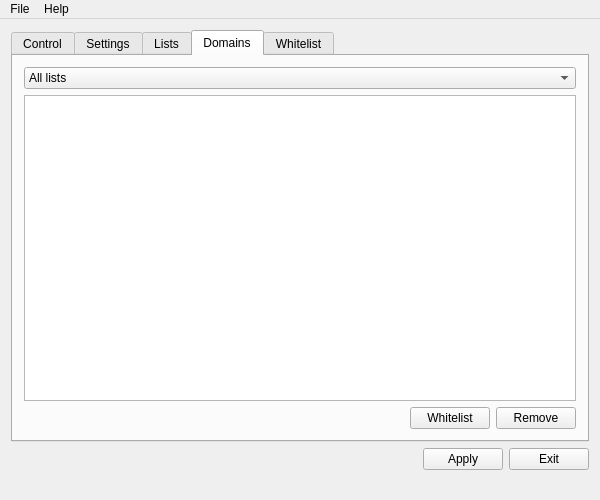
<?xml version="1.0" encoding="UTF-8"?>
<ui version="4.0">
 <class>MainWindow</class>
 <widget class="QMainWindow" name="MainWindow">
  <property name="windowModality">
   <enum>Qt::WindowModal</enum>
  </property>
  <property name="geometry">
   <rect>
    <x>0</x>
    <y>0</y>
    <width>600</width>
    <height>500</height>
   </rect>
  </property>
  <property name="sizePolicy">
   <sizepolicy hsizetype="Preferred" vsizetype="Preferred">
    <horstretch>0</horstretch>
    <verstretch>100</verstretch>
   </sizepolicy>
  </property>
  <property name="minimumSize">
   <size>
    <width>600</width>
    <height>500</height>
   </size>
  </property>
  <property name="windowTitle">
   <string comment="main">AdBlocker</string>
  </property>
  <widget class="QWidget" name="centralWidget">
   <layout class="QGridLayout" name="gridLayout_6">
    <item row="1" column="0">
     <layout class="QHBoxLayout" name="horizontalLayout">
      <item>
       <spacer name="horizontalSpacer_2">
        <property name="orientation">
         <enum>Qt::Horizontal</enum>
        </property>
        <property name="sizeHint" stdset="0">
         <size>
          <width>13</width>
          <height>20</height>
         </size>
        </property>
       </spacer>
      </item>
      <item>
       <widget class="QPushButton" name="applyAllButton">
        <property name="text">
         <string>Apply</string>
        </property>
       </widget>
      </item>
      <item>
       <widget class="QPushButton" name="exitButton">
        <property name="text">
         <string>Exit</string>
        </property>
       </widget>
      </item>
     </layout>
    </item>
    <item row="0" column="0">
     <widget class="QTabWidget" name="tabWidget">
      <property name="sizePolicy">
       <sizepolicy hsizetype="Minimum" vsizetype="Minimum">
        <horstretch>0</horstretch>
        <verstretch>0</verstretch>
       </sizepolicy>
      </property>
      <property name="minimumSize">
       <size>
        <width>550</width>
        <height>400</height>
       </size>
      </property>
      <property name="font">
       <font>
        <weight>50</weight>
        <bold>false</bold>
       </font>
      </property>
      <property name="currentIndex">
       <number>3</number>
      </property>
      <widget class="QWidget" name="controlTab">
       <attribute name="title">
        <string>Control</string>
       </attribute>
       <layout class="QGridLayout" name="gridLayout_10">
        <item row="0" column="0">
         <layout class="QVBoxLayout" name="verticalLayout_3">
          <item>
           <widget class="QWidget" name="widget" native="true">
            <layout class="QGridLayout" name="gridLayout_20">
             <item row="3" column="0">
              <widget class="QPlainTextEdit" name="actionLog">
               <property name="readOnly">
                <bool>true</bool>
               </property>
              </widget>
             </item>
             <item row="4" column="0">
              <spacer name="verticalSpacer_2">
               <property name="orientation">
                <enum>Qt::Vertical</enum>
               </property>
               <property name="sizeHint" stdset="0">
                <size>
                 <width>537</width>
                 <height>23</height>
                </size>
               </property>
              </spacer>
             </item>
             <item row="5" column="0">
              <widget class="Line" name="line_4">
               <property name="orientation">
                <enum>Qt::Horizontal</enum>
               </property>
              </widget>
             </item>
             <item row="2" column="0">
              <widget class="Line" name="line">
               <property name="orientation">
                <enum>Qt::Horizontal</enum>
               </property>
              </widget>
             </item>
             <item row="6" column="0">
              <layout class="QHBoxLayout" name="horizontalLayout_8">
               <item>
                <widget class="QLineEdit" name="lineEdit_2">
                 <property name="placeholderText">
                  <string>Enter domain or URL</string>
                 </property>
                </widget>
               </item>
               <item>
                <widget class="QPushButton" name="checkDomainButton">
                 <property name="text">
                  <string>Check</string>
                 </property>
                </widget>
               </item>
               <item>
                <widget class="QPushButton" name="toggleDomainButton">
                 <property name="text">
                  <string>Block/Unblock</string>
                 </property>
                </widget>
               </item>
              </layout>
             </item>
             <item row="1" column="0">
              <layout class="QVBoxLayout" name="verticalLayout_5">
               <item>
                <widget class="Line" name="line_3">
                 <property name="orientation">
                  <enum>Qt::Horizontal</enum>
                 </property>
                </widget>
               </item>
               <item>
                <widget class="QLabel" name="label_9">
                 <property name="font">
                  <font>
                   <pointsize>12</pointsize>
                   <weight>75</weight>
                   <bold>true</bold>
                  </font>
                 </property>
                 <property name="text">
                  <string>Service control</string>
                 </property>
                </widget>
               </item>
               <item>
                <layout class="QHBoxLayout" name="horizontalLayout_5">
                 <item>
                  <layout class="QHBoxLayout" name="horizontalLayout_4">
                   <item>
                    <widget class="QPushButton" name="controlToggleButton">
                     <property name="text">
                      <string>Suspend blocking</string>
                     </property>
                    </widget>
                   </item>
                   <item>
                    <widget class="QPushButton" name="controlRestartButton">
                     <property name="enabled">
                      <bool>false</bool>
                     </property>
                     <property name="text">
                      <string>Restart service</string>
                     </property>
                    </widget>
                   </item>
                  </layout>
                 </item>
                 <item>
                  <widget class="QPushButton" name="pushButton_7">
                   <property name="text">
                    <string>Flush dns</string>
                   </property>
                  </widget>
                 </item>
                 <item>
                  <widget class="QPushButton" name="checkForUpdatesButton">
                   <property name="text">
                    <string>Check for updates</string>
                   </property>
                  </widget>
                 </item>
                 <item>
                  <spacer name="horizontalSpacer_3">
                   <property name="orientation">
                    <enum>Qt::Horizontal</enum>
                   </property>
                   <property name="sizeHint" stdset="0">
                    <size>
                     <width>40</width>
                     <height>20</height>
                    </size>
                   </property>
                  </spacer>
                 </item>
                </layout>
               </item>
              </layout>
             </item>
             <item row="7" column="0">
              <widget class="QLabel" name="label_4">
               <property name="text">
                <string>Resolves to:</string>
               </property>
              </widget>
             </item>
             <item row="8" column="0">
              <widget class="Line" name="line_2">
               <property name="orientation">
                <enum>Qt::Horizontal</enum>
               </property>
              </widget>
             </item>
             <item row="0" column="0">
              <layout class="QGridLayout" name="gridLayout_11">
               <item row="0" column="0">
                <layout class="QVBoxLayout" name="verticalLayout_4">
                 <item>
                  <widget class="QLabel" name="softwareName">
                   <property name="font">
                    <font>
                     <family>DejaVu Sans</family>
                     <pointsize>16</pointsize>
                     <weight>75</weight>
                     <bold>true</bold>
                    </font>
                   </property>
                   <property name="text">
                    <string>DBL</string>
                   </property>
                  </widget>
                 </item>
                 <item>
                  <widget class="QLabel" name="versionLabel">
                   <property name="text">
                    <string>Version</string>
                   </property>
                  </widget>
                 </item>
                </layout>
               </item>
               <item row="0" column="1">
                <spacer name="horizontalSpacer_7">
                 <property name="orientation">
                  <enum>Qt::Horizontal</enum>
                 </property>
                 <property name="sizeHint" stdset="0">
                  <size>
                   <width>40</width>
                   <height>20</height>
                  </size>
                 </property>
                </spacer>
               </item>
              </layout>
             </item>
            </layout>
            <zorder>line</zorder>
            <zorder>label_4</zorder>
            <zorder>line_2</zorder>
            <zorder>line_4</zorder>
            <zorder>actionLog</zorder>
           </widget>
          </item>
         </layout>
        </item>
       </layout>
      </widget>
      <widget class="QWidget" name="settingsTab">
       <attribute name="title">
        <string>Settings</string>
       </attribute>
       <layout class="QGridLayout" name="gridLayout_5">
        <item row="0" column="0">
         <widget class="QToolBox" name="toolBox">
          <property name="enabled">
           <bool>true</bool>
          </property>
          <property name="sizePolicy">
           <sizepolicy hsizetype="Expanding" vsizetype="Expanding">
            <horstretch>0</horstretch>
            <verstretch>0</verstretch>
           </sizepolicy>
          </property>
          <property name="currentIndex">
           <number>1</number>
          </property>
          <widget class="QWidget" name="preferencesToolbox">
           <property name="geometry">
            <rect>
             <x>0</x>
             <y>0</y>
             <width>248</width>
             <height>99</height>
            </rect>
           </property>
           <attribute name="label">
            <string>Preferences</string>
           </attribute>
           <layout class="QFormLayout" name="formLayout_7">
            <item row="0" column="0">
             <layout class="QFormLayout" name="formLayout_6">
              <item row="0" column="0">
               <widget class="QLabel" name="label_10">
                <property name="text">
                 <string>Update blocking rules:</string>
                </property>
               </widget>
              </item>
              <item row="0" column="1">
               <layout class="QGridLayout" name="gridLayout_16">
                <item row="0" column="0">
                 <widget class="QComboBox" name="preferencesUpdateInterval">
                  <item>
                   <property name="text">
                    <string>Never</string>
                   </property>
                  </item>
                  <item>
                   <property name="text">
                    <string>Daily</string>
                   </property>
                  </item>
                  <item>
                   <property name="text">
                    <string>Weekly</string>
                   </property>
                  </item>
                 </widget>
                </item>
                <item row="0" column="1">
                 <spacer name="horizontalSpacer_8">
                  <property name="orientation">
                   <enum>Qt::Horizontal</enum>
                  </property>
                  <property name="sizeHint" stdset="0">
                   <size>
                    <width>40</width>
                    <height>20</height>
                   </size>
                  </property>
                 </spacer>
                </item>
               </layout>
              </item>
              <item row="1" column="0">
               <widget class="QLabel" name="label_18">
                <property name="text">
                 <string>Domain stats upload</string>
                </property>
               </widget>
              </item>
              <item row="1" column="1">
               <widget class="QCheckBox" name="preferencesEnableStatsUpload">
                <property name="text">
                 <string>Enable</string>
                </property>
               </widget>
              </item>
              <item row="2" column="0">
               <widget class="QLabel" name="label_19">
                <property name="text">
                 <string>Stats unique id</string>
                </property>
               </widget>
              </item>
              <item row="2" column="1">
               <widget class="QCheckBox" name="preferencesEnableStatsUniqueID">
                <property name="text">
                 <string>Enable</string>
                </property>
               </widget>
              </item>
             </layout>
            </item>
           </layout>
          </widget>
          <widget class="QWidget" name="httpToolbox">
           <property name="geometry">
            <rect>
             <x>0</x>
             <y>0</y>
             <width>560</width>
             <height>277</height>
            </rect>
           </property>
           <attribute name="label">
            <string>HTTP Responder</string>
           </attribute>
           <layout class="QGridLayout" name="gridLayout_2">
            <item row="0" column="0">
             <layout class="QFormLayout" name="formLayout">
              <property name="fieldGrowthPolicy">
               <enum>QFormLayout::AllNonFixedFieldsGrow</enum>
              </property>
              <item row="1" column="1">
               <widget class="QCheckBox" name="enableHttpResponder">
                <property name="text">
                 <string/>
                </property>
               </widget>
              </item>
              <item row="6" column="1">
               <widget class="QLineEdit" name="httpResponderStatusText">
                <property name="enabled">
                 <bool>false</bool>
                </property>
                <property name="text">
                 <string>Not found</string>
                </property>
               </widget>
              </item>
              <item row="3" column="0">
               <widget class="QLabel" name="httpResponderStatusCodeLabel">
                <property name="enabled">
                 <bool>true</bool>
                </property>
                <property name="text">
                 <string>HTTP response status code</string>
                </property>
               </widget>
              </item>
              <item row="3" column="1">
               <widget class="QLineEdit" name="httpResponderStatusCode">
                <property name="enabled">
                 <bool>false</bool>
                </property>
                <property name="minimumSize">
                 <size>
                  <width>50</width>
                  <height>0</height>
                 </size>
                </property>
                <property name="maximumSize">
                 <size>
                  <width>50</width>
                  <height>16777215</height>
                 </size>
                </property>
                <property name="inputMask">
                 <string>999</string>
                </property>
                <property name="text">
                 <string>404</string>
                </property>
                <property name="maxLength">
                 <number>3</number>
                </property>
                <property name="frame">
                 <bool>true</bool>
                </property>
                <property name="alignment">
                 <set>Qt::AlignLeading|Qt::AlignLeft|Qt::AlignVCenter</set>
                </property>
                <property name="clearButtonEnabled">
                 <bool>false</bool>
                </property>
               </widget>
              </item>
              <item row="6" column="0">
               <widget class="QLabel" name="httpResponderStatusTextLabel">
                <property name="enabled">
                 <bool>true</bool>
                </property>
                <property name="text">
                 <string>HTTP response status text</string>
                </property>
               </widget>
              </item>
              <item row="1" column="0">
               <widget class="QLabel" name="enableHttpResponderLabel">
                <property name="text">
                 <string>Enable http responder</string>
                </property>
               </widget>
              </item>
             </layout>
            </item>
           </layout>
          </widget>
          <widget class="QWidget" name="serviceToolbox">
           <property name="geometry">
            <rect>
             <x>0</x>
             <y>0</y>
             <width>233</width>
             <height>132</height>
            </rect>
           </property>
           <attribute name="label">
            <string>Service</string>
           </attribute>
           <layout class="QGridLayout" name="gridLayout_23">
            <item row="0" column="0">
             <layout class="QFormLayout" name="formLayout_2">
              <item row="0" column="0">
               <widget class="QLabel" name="label_14">
                <property name="text">
                 <string>Address</string>
                </property>
               </widget>
              </item>
              <item row="0" column="1">
               <layout class="QGridLayout" name="gridLayout_3">
                <item row="0" column="0">
                 <widget class="QLineEdit" name="serviceAddress">
                  <property name="alignment">
                   <set>Qt::AlignLeading|Qt::AlignLeft|Qt::AlignVCenter</set>
                  </property>
                  <property name="placeholderText">
                   <string>127.0.0.1</string>
                  </property>
                 </widget>
                </item>
                <item row="0" column="1">
                 <spacer name="horizontalSpacer_9">
                  <property name="orientation">
                   <enum>Qt::Horizontal</enum>
                  </property>
                  <property name="sizeHint" stdset="0">
                   <size>
                    <width>40</width>
                    <height>20</height>
                   </size>
                  </property>
                 </spacer>
                </item>
               </layout>
              </item>
              <item row="1" column="0">
               <widget class="QLabel" name="label">
                <property name="text">
                 <string>Service port</string>
                </property>
               </widget>
              </item>
              <item row="1" column="1">
               <widget class="QLineEdit" name="servicePort">
                <property name="maximumSize">
                 <size>
                  <width>50</width>
                  <height>16777215</height>
                 </size>
                </property>
                <property name="inputMask">
                 <string>99999</string>
                </property>
                <property name="text">
                 <string/>
                </property>
                <property name="alignment">
                 <set>Qt::AlignLeading|Qt::AlignLeft|Qt::AlignVCenter</set>
                </property>
                <property name="placeholderText">
                 <string>7654</string>
                </property>
               </widget>
              </item>
              <item row="2" column="0">
               <widget class="QLabel" name="label_17">
                <property name="text">
                 <string>Password</string>
                </property>
               </widget>
              </item>
              <item row="2" column="1">
               <layout class="QGridLayout" name="gridLayout_22">
                <item row="0" column="0">
                 <widget class="QLineEdit" name="servicePassword">
                  <property name="enabled">
                   <bool>false</bool>
                  </property>
                  <property name="echoMode">
                   <enum>QLineEdit::PasswordEchoOnEdit</enum>
                  </property>
                 </widget>
                </item>
                <item row="0" column="1">
                 <widget class="QCheckBox" name="disableServicePassword">
                  <property name="text">
                   <string>No password</string>
                  </property>
                  <property name="checked">
                   <bool>true</bool>
                  </property>
                 </widget>
                </item>
               </layout>
              </item>
              <item row="3" column="1">
               <widget class="QCheckBox" name="saveServicePassword">
                <property name="text">
                 <string>Save password</string>
                </property>
               </widget>
              </item>
             </layout>
            </item>
           </layout>
          </widget>
         </widget>
        </item>
       </layout>
      </widget>
      <widget class="QWidget" name="listsTab">
       <attribute name="title">
        <string>Lists</string>
       </attribute>
       <layout class="QGridLayout" name="gridLayout_9">
        <item row="0" column="0">
         <layout class="QGridLayout" name="gridLayout_8">
          <item row="0" column="0">
           <widget class="QTableWidget" name="listsTable">
            <attribute name="horizontalHeaderStretchLastSection">
             <bool>true</bool>
            </attribute>
            <column>
             <property name="text">
              <string>Name</string>
             </property>
            </column>
            <column>
             <property name="text">
              <string>URL</string>
             </property>
            </column>
            <column>
             <property name="text">
              <string>Active</string>
             </property>
            </column>
            <column>
             <property name="text">
              <string>Description</string>
             </property>
            </column>
           </widget>
          </item>
          <item row="1" column="0">
           <widget class="QGroupBox" name="groupBox">
            <property name="title">
             <string>Add list</string>
            </property>
            <layout class="QGridLayout" name="gridLayout_7">
             <item row="0" column="0">
              <layout class="QFormLayout" name="formLayout_5">
               <item row="0" column="0" colspan="2">
                <layout class="QFormLayout" name="formLayout_4">
                 <item row="0" column="0">
                  <widget class="QLabel" name="label_15">
                   <property name="text">
                    <string>Name</string>
                   </property>
                  </widget>
                 </item>
                 <item row="0" column="1">
                  <widget class="QLineEdit" name="lineEdit_3"/>
                 </item>
                 <item row="1" column="0">
                  <widget class="QLabel" name="label_16">
                   <property name="text">
                    <string>URL</string>
                   </property>
                  </widget>
                 </item>
                 <item row="1" column="1">
                  <widget class="QLineEdit" name="lineEdit_8"/>
                 </item>
                </layout>
               </item>
               <item row="1" column="1">
                <layout class="QGridLayout" name="gridLayout">
                 <item row="0" column="0">
                  <spacer name="horizontalSpacer">
                   <property name="orientation">
                    <enum>Qt::Horizontal</enum>
                   </property>
                   <property name="sizeHint" stdset="0">
                    <size>
                     <width>40</width>
                     <height>20</height>
                    </size>
                   </property>
                  </spacer>
                 </item>
                 <item row="0" column="1">
                  <widget class="QPushButton" name="pushButton">
                   <property name="text">
                    <string>Add</string>
                   </property>
                  </widget>
                 </item>
                </layout>
               </item>
              </layout>
             </item>
            </layout>
           </widget>
          </item>
         </layout>
        </item>
       </layout>
      </widget>
      <widget class="QWidget" name="domainsTab">
       <attribute name="title">
        <string>Domains</string>
       </attribute>
       <layout class="QGridLayout" name="gridLayout_18">
        <item row="0" column="0">
         <layout class="QVBoxLayout" name="verticalLayout_2">
          <item>
           <layout class="QVBoxLayout" name="verticalLayout">
            <item>
             <widget class="QComboBox" name="domainListFilter">
              <item>
               <property name="text">
                <string>All lists</string>
               </property>
              </item>
             </widget>
            </item>
            <item>
             <widget class="QListWidget" name="blockedDomains"/>
            </item>
           </layout>
          </item>
          <item>
           <layout class="QGridLayout" name="gridLayout_17">
            <item row="0" column="0">
             <spacer name="horizontalSpacer_6">
              <property name="orientation">
               <enum>Qt::Horizontal</enum>
              </property>
              <property name="sizeHint" stdset="0">
               <size>
                <width>40</width>
                <height>20</height>
               </size>
              </property>
             </spacer>
            </item>
            <item row="0" column="2">
             <widget class="QPushButton" name="pushButton_2">
              <property name="text">
               <string>Remove</string>
              </property>
             </widget>
            </item>
            <item row="0" column="1">
             <widget class="QPushButton" name="pushButton_3">
              <property name="text">
               <string>Whitelist</string>
              </property>
             </widget>
            </item>
           </layout>
          </item>
         </layout>
        </item>
       </layout>
      </widget>
      <widget class="QWidget" name="tab">
       <attribute name="title">
        <string>Whitelist</string>
       </attribute>
       <layout class="QGridLayout" name="gridLayout_4">
        <item row="0" column="0">
         <layout class="QVBoxLayout" name="verticalLayout_6">
          <item>
           <widget class="QListWidget" name="whitelistedDomains"/>
          </item>
          <item>
           <layout class="QHBoxLayout" name="horizontalLayout_2">
            <item>
             <spacer name="horizontalSpacer_11">
              <property name="orientation">
               <enum>Qt::Horizontal</enum>
              </property>
              <property name="sizeHint" stdset="0">
               <size>
                <width>40</width>
                <height>20</height>
               </size>
              </property>
             </spacer>
            </item>
            <item>
             <widget class="QPushButton" name="pushButton_4">
              <property name="text">
               <string>Block</string>
              </property>
             </widget>
            </item>
            <item>
             <widget class="QPushButton" name="pushButton_5">
              <property name="text">
               <string>Remove</string>
              </property>
             </widget>
            </item>
           </layout>
          </item>
         </layout>
        </item>
       </layout>
      </widget>
     </widget>
    </item>
   </layout>
  </widget>
  <widget class="QStatusBar" name="statusBar">
   <property name="sizePolicy">
    <sizepolicy hsizetype="Minimum" vsizetype="Minimum">
     <horstretch>0</horstretch>
     <verstretch>0</verstretch>
    </sizepolicy>
   </property>
   <property name="minimumSize">
    <size>
     <width>0</width>
     <height>0</height>
    </size>
   </property>
   <property name="sizeGripEnabled">
    <bool>false</bool>
   </property>
  </widget>
  <widget class="QMenuBar" name="menuBar">
   <property name="geometry">
    <rect>
     <x>0</x>
     <y>0</y>
     <width>600</width>
     <height>20</height>
    </rect>
   </property>
   <widget class="QMenu" name="menuAbout">
    <property name="title">
     <string>Help</string>
    </property>
    <addaction name="actionAbout_program"/>
    <addaction name="actionOpen_project_homepage"/>
   </widget>
   <widget class="QMenu" name="menuFile">
    <property name="title">
     <string>File</string>
    </property>
    <addaction name="actionLoad_configuration"/>
    <addaction name="actionExport_configuration"/>
    <addaction name="separator"/>
    <addaction name="actionExit"/>
   </widget>
   <addaction name="menuFile"/>
   <addaction name="menuAbout"/>
  </widget>
  <action name="actionAbout_program">
   <property name="text">
    <string>About</string>
   </property>
  </action>
  <action name="actionOpen_project_homepage">
   <property name="text">
    <string>Open project homepage</string>
   </property>
  </action>
  <action name="actionLoad_configuration">
   <property name="text">
    <string>Load configuration</string>
   </property>
  </action>
  <action name="actionExport_configuration">
   <property name="text">
    <string>Export configuration</string>
   </property>
  </action>
  <action name="actionExit">
   <property name="text">
    <string>Close</string>
   </property>
  </action>
 </widget>
 <layoutdefault spacing="6" margin="11"/>
 <resources/>
 <connections>
  <connection>
   <sender>enableHttpResponder</sender>
   <signal>toggled(bool)</signal>
   <receiver>httpResponderStatusCode</receiver>
   <slot>setEnabled(bool)</slot>
   <hints>
    <hint type="sourcelabel">
     <x>248</x>
     <y>75</y>
    </hint>
    <hint type="destinationlabel">
     <x>248</x>
     <y>110</y>
    </hint>
   </hints>
  </connection>
  <connection>
   <sender>enableHttpResponder</sender>
   <signal>toggled(bool)</signal>
   <receiver>httpResponderStatusText</receiver>
   <slot>setEnabled(bool)</slot>
   <hints>
    <hint type="sourcelabel">
     <x>248</x>
     <y>75</y>
    </hint>
    <hint type="destinationlabel">
     <x>248</x>
     <y>151</y>
    </hint>
   </hints>
  </connection>
  <connection>
   <sender>exitButton</sender>
   <signal>released()</signal>
   <receiver>MainWindow</receiver>
   <slot>close()</slot>
   <hints>
    <hint type="sourcelabel">
     <x>529</x>
     <y>457</y>
    </hint>
    <hint type="destinationlabel">
     <x>325</x>
     <y>210</y>
    </hint>
   </hints>
  </connection>
  <connection>
   <sender>disableServicePassword</sender>
   <signal>toggled(bool)</signal>
   <receiver>servicePassword</receiver>
   <slot>setDisabled(bool)</slot>
   <hints>
    <hint type="sourcelabel">
     <x>533</x>
     <y>234</y>
    </hint>
    <hint type="destinationlabel">
     <x>301</x>
     <y>234</y>
    </hint>
   </hints>
  </connection>
 </connections>
</ui>
